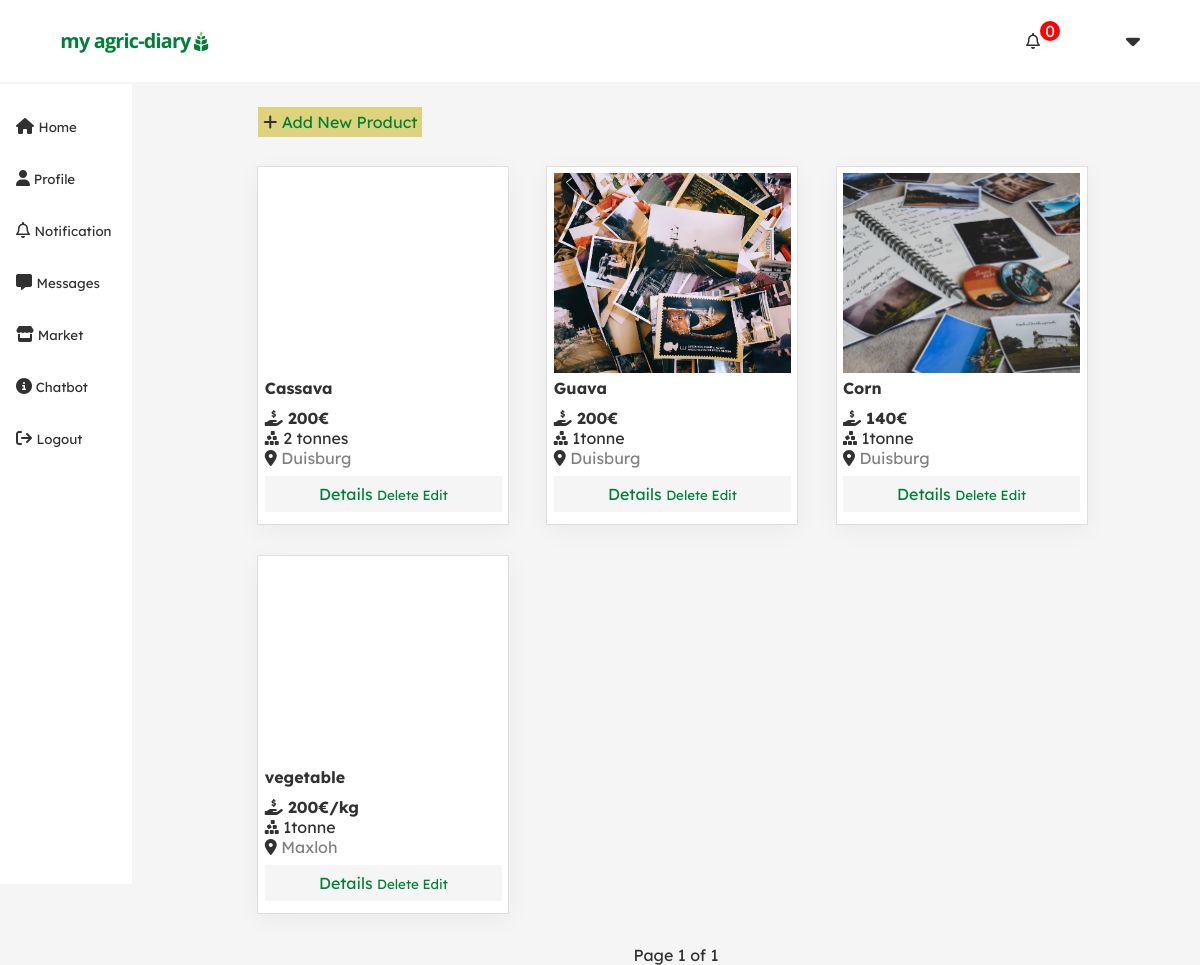
Page /market/myproducts (signed in) on the committed database.
### account/models.py (models this page shows)
class CustomUser(AbstractUser):
    email = models.EmailField(unique=True)
    first_name = models.CharField( max_length=100 , blank=False)
    last_name= models.CharField( max_length=100 , blank=False )
    bio=models.CharField(max_length=400,blank=True, null=True)
    location = CountryField(blank_label='(select country)')
    profile_pic=models.ImageField( upload_to='profilepics/' ,blank=True, null=True,validators=[FileExtensionValidator(['jpg','png',])])
    is_student = models.BooleanField(default=False)
    course = models.CharField(max_length=100 ,blank=True, null=True)
    instituition = models.CharField(max_length=100 ,blank=True, null=True)
    profession=models.CharField(max_length=100 ,blank=True, null=True)
    company = models.CharField(max_length=100 ,blank=True, null=True)
    date_joined = models.DateTimeField( auto_now_add=True)
    is_active = models.BooleanField( default=True)
    username = None
    USERNAME_FIELD = 'email'
    REQUIRED_FIELDS = []
    objects = UserManager()
    def __str__(self):
        return self.last_name

### marketplace/models.py (models this page shows, shortened)
class ProductItem(models.Model):
    user_profile=models.ForeignKey(CustomUser, on_delete=models.CASCADE)
    product=models.CharField(max_length=200 )
    product_description=models.CharField(max_length=400 )
    quantity=models.CharField(max_length=200 )
    price=models.CharField(max_length=200 )
    location=models.CharField(max_length=200)
    main_image=models.ImageField()
    image2=models.ImageField(blank=True, null=True)
    image3=models.ImageField(blank=True, null=True)
    product_category=models.CharField(choices=category, max_length=20, default='none')
    view_count=models.IntegerField(default=0 )

### marketplace/views.py (the view)
# urls.py: path('myproducts',views.myproducts , name='myproducts'),
@login_required(login_url='login')
def myproducts(request):
    profile=request.user
    productitems=ProductItem.objects.filter(user_profile=profile)
    p=Paginator(productitems,per_page=8)
    page=request.GET.get('page')
    paginated_product=p.get_page(page)
    context={
        "productitems":paginated_product
    }
    return render (request, 'marketplace/myproducts.html', context)

### Friends/context_processors.py (called while the page is built)
def friendSuggestions(request):
        if request.user.is_authenticated:
            user = request.user
            network = Network.objects.get(user=request.user)
            friendsuggestions= suggestions(request,network=network)
            return {'friendsuggestions':friendsuggestions,'mynetwork':network}
        else:
                return {}

def suggestions(request, network):
    friends = network.following.all()
    user=request.user
    print(friends)
    suggestions =Network.objects.filter(
        following__in = friends).exclude(id=network.id).distinct()
    return suggestions

### notification/context_processors.py (called while the page is built)
def notificationCount(request):
        if request.user.is_authenticated:
            user = request.user
            notification = NotificationUser.objects.get(user = user)
            count = notification.mynotification.all().filter(is_read = False)
            return {'count':count.count}
        else:
                return {}

### marketplace/templates/marketplace/myproducts.html (shortened to what this page needs)
{% extends 'main/base.html'%}
{% block content %}
<div class="grid-container">
    <main>
                <div class="products-container">
                    <button class="button_one" style=" margin-bottom:10px">  <a href="{% url 'add_product' %}" class="button_one"><i class="fa-solid fa-plus"></i> Add New Product </a></button>
                    <br>
                    <br>
                      <div class="product">
                        <div class="product-grid">
                        {% for product in productitems %}
                            <div class="item">
                                <div class="product_image" style="background:url('{{ product.main_image.url }}') ;background-position: center; background-size: cover;background-repeat: no-repeat;" loading="lazy"> </div>
                                    <div class="product-info">
                                        <strong>{{ product.product }}</strong>
                                        <p class="price"> <strong> <i class="fa-solid fa-hand-holding-dollar"></i>  {{ product.price}}</strong>  </p>
                                        <p><i class="fa-solid fa-cubes-stacked"></i>    {{ product.quantity}} </p>
                                        <p class="location"><i class="fa-solid fa-location-dot"></i> {{ product.location }}</p>
                                        <div style="background-color: #f5f5f5;color: white;text-align: center;width: 100%;padding: 0.5rem;margin-top: 0.5rem;"> <a href="{% url 'product' slug=product.id %}" > Details</a>
                                            <small><a href="{% url 'delete_product' product.id %}"> Delete</a> </small>
                                            <small><a href="{% url 'edit_product' product.id %}"> Edit</a> </small>
                                        </div>
                                    </div>
                            </div>
                            {% endfor%}
                        </div>
                        <div style="border-block:100px">
                            <p style="text-align:center;"> Page  {{productitems.number }} of  {{ productitems.paginator.num_pages }} </p>
                   </div>
                </div>
                </div>
            </main>
</div>
{% endblock %}

### templates/main/base.html (shortened to what this page needs)
{% load static %}
<!DOCTYPE html>
<html lang="en">
<head>
    <link rel="stylesheet" href="{% static 'styles/mainstyle.css'%}">
    <link rel="stylesheet" href="{% static stylesheet %}">
</head>
<body>
        <header>
            <div class="logo">
             <a href="../../../">   <img src="{% static 'images/my agric-diary.png'%}" width="100%"></a>
            </div>
            <div class="header-right">
                    {% if request.user.is_authenticated %}
                            <span>
                                <a href="{% url 'notification' %}">
                                    <span class="notification-wrapper">
                                        <span class="notification-counter">
                                               <span><i class="fa-regular fa-bell"> </i> </span>
                                                <span id="counter"> {{count}} </span>
                                        </span>
                                    </span>
                                </a>
                            </span>
                        <span>
                            {% if request.user.profile_pic %}
                            <a href="{% url 'profile' request.user.id %}">
                                <div class="roundedprofile" style="background:url('{{request.user.profile_pic.url}}') ;background-position: center; background-size: contain;">  </div> </a>
                            {% else %}
                            <a href="{% url 'profile' request.user.id %}">   <img src="https://encrypted-tbn0.gstatic.com/images?q=tbn:ANd9GcR9RzmCAKhjBMu6GN8LHxNLTw8Vt347xfIXWA&usqp=CAU" alt="" width="30px"></a>
                            {% endif %}
                        </span>
                            <span class="dropdown">
                                <span class="dropbtn" onclick="myFunction(data='myDropdown{{article.id}}')"> <i class="fa-solid fa-caret-down"></i></span>
                              </span>
                    {% else %}
                        <span> <a href="{% url 'login' %}"> Login </a> </span>
                        <span> <a href="{% url 'signup' %}"> Signup </a></span>
                    {% endif %}
            </div>
        </header>
   <div class="flex-container">
    <div class="bodynav_right">
        <a href="../../../"> <i class="fa-solid fa-house"></i> <small> Home </small></a>
        <a href="{% url 'profile'  request.user.id %}"> <i class="fa-solid fa-user"></i><small>  Profile</small> </a>
        <a href="{% url 'notification' %}"> <i class="fa-regular fa-bell"></i> <small> Notification </small>  </a>
        <a href="{% url 'chatlobby' %}"> <i class="fa-solid fa-message"></i>  <small> Messages </small></a>
        <a href="{% url 'market' %}"> <i class="fa-solid fa-store"></i><small>  Market </small> </a>
        <a href="{% url 'ai_room' %}"> <i class="fa-solid fa-circle-info"></i><small> Chatbot </small>  </a>
        <a href="{% url 'logout' %}"><i class="fa-solid fa-arrow-right-from-bracket"></i> <small> Logout  </small></a>
    </div>
        {% block content %}
        {% endblock%}
    </div>
</body>
</html>

### static/styles/mainstyle.css (style rules this page uses)
* { padding: 0; margin:0; box-sizing: border-box; font-family: 'Lexend Deca', sans-serif; color:#313131; }
:root { --primary-color:#4ba064; --primary-color:#008037; }
body { background-color: #f2f1ef; background-color: #f5f5f5; }
.flex-container { display: flex; align-items: flex-start; display: flex; justify-content: left; gap: 20px; }
a { text-decoration:none; color:var(--primary-color); }
.bodynav_right { padding: 1rem; height: 100vh; background-color: #fff; position: sticky; top:80px; display: flex; flex-direction: column; grid-area: 1rem; margin-top: -23px; }
.bodynav_right a { padding-block: 1rem; width: 100px; }
header { display:flex; align-items:center; justify-content: space-between; margin-bottom: 25px; padding-inline:5%; padding-block: 1.2rem; position: sticky; width: 100%; top: 0; background-color: white; color: #4ba064; z-index: 100; }
header a { color: #4ba064; }
.header-right { display:flex; gap:20px; align-items:center; }
.notification-counter { position:relative; margin-right: 1rem; }
#counter { position: absolute; top: -10px; right: -20px; background-color: red; color: white; border-radius: 50%; padding: 0px 5px; }
.grid-container { display: grid; grid-template-columns: 1fr 35%; gap: 2rem; min-height: 80vh; padding-inline: 5%; margin-inline: auto; max-width: 1700px; }
button { background-color: transparent; border: none; text-align: center; }
input,select,button,textarea { -webkit-border-radius:0; border-radius:0; }
.roundedprofile { display: block; height: 30px !important; width: 30px !important; border-radius: 50%; object-fit: contain; }
button.button_one { color: #d4c44b; color: black; padding: 0.3rem; background-color: rgba(212,196,75,.7); font-size: 1rem; }

### marketplace/templates/marketplace/myproducts.html (style rules this page uses)
.grid-container { display: block; width:100%; }
.products-container { width:90%; margin:auto; min-height: 100vh; }
button { background: none; border:none; padding: 3px; font-size: large; }
.product-info { margin-block:5px ; width: 100%; }
.price { color:var(--primary-color); margin-top:10px ; }
.location { color:grey; margin-bottom: 6px; }
.item { background-color: white; padding:0.4rem; width: 250px; position: relative; box-shadow: rgba(0, 0, 0, 0.05) 0px 6px 24px 0px, rgba(0, 0, 0, 0.08) 0px 0px 0px 1px; }
.product-grid { display: grid; grid-template-columns: repeat(auto-fit, minmax(200px, 1fr)); gap:2rem; margin-bottom: 2rem; }
.product_image { width:100%;height:200px; }

### templates/main/base.html (style rules this page uses)
.dropdown { position: relative; display: inline-block; }
.dropbtn { font-size: 1.4rem; margin-top: -5px; }

### rows in the picture
ProductItem: product "Cassava", price "200€", quantity "2 tonnes", location "Duisburg"
ProductItem: main_image (picture), product "Guava", price "200€", quantity "1tonne", location "Duisburg"
ProductItem: main_image (picture), product "Corn", price "140€", quantity "1tonne", location "Duisburg"
ProductItem: product "vegetable", price "200€/kg", quantity "1tonne", location "Maxloh"

### other values in the picture
{{ count }} "0"
{{ productitems.number }} "1"
{{ productitems.paginator.num_pages }} "1"
